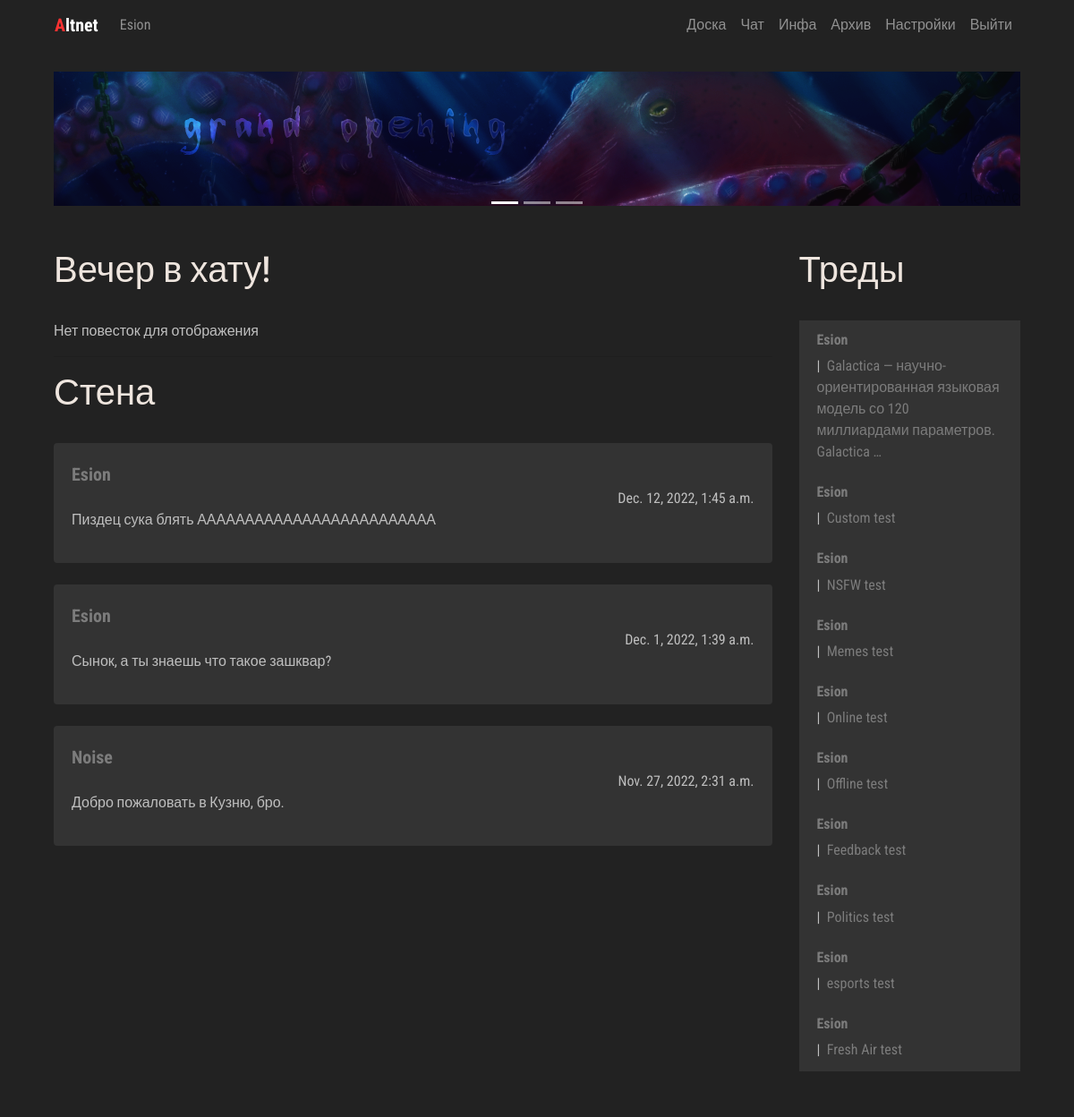
The page /manager/me/ (signed in) on the database its author committed.
### manager/models.py (models this page shows, shortened)
class UserPublicPost(models.Model):
    post_author = models.CharField('Message Author', max_length=150, null=False, blank=False)
    post_text = models.CharField('Post text', max_length=250)
    post_date = models.DateTimeField('Post date', auto_now=True)
    language_code = models.IntegerField(null=True, blank=True, default=0)

### board/models.py (models this page shows, shortened)
class Thread(models.Model):
    def was_published_recently(self):
        now = timezone.now()
        return now - datetime.timedelta(days=1) <= self.pub_date <= now
    thread_title = models.CharField('Thread title', max_length=100)
    thread_text = models.TextField('Thread text', max_length=10000)
    pub_date = models.DateTimeField('Date published', auto_now=True)
    CATEGORY_CHOICES = [('Random', 'Random'), ('Broadcast', 'Broadcast'), ('Animation', 'Animation'),
                        ('Artwork', 'Artwork'), ('Cinematics', 'Cinematics'), ('Videogames', 'Videogames'),
                        ('Writing', 'Writing'), ('Fresh Air', 'Fresh Air'), ('Esports', 'Esports'),
                        ('Politics', 'Politics'), ('Feedback', 'Feedback'), ('HiTech', 'HiTech'),
                        ('Offline', 'Offline'), ('Online', 'Online'), ('Memes', 'Memes'),
                        ('NSFW', 'NSFW'), ('Custom', 'Custom')]
    category = models.CharField(max_length=100, choices=CATEGORY_CHOICES)
    thread_author = models.CharField('Thread Author', max_length=150, blank=False, null=False)
    was_published_recently.admin_order_field = 'pub_date'
    was_published_recently.boolean = True
    was_published_recently.short_description = 'Published recently?'
    thread_pic = models.ImageField(upload_to=user_thread_directory_path, blank=True, null=True)
    language_code = models.IntegerField(blank=True, null=True, default=0)
    visible = models.BooleanField(blank=False, null=False, default=True)

### manager/views.py (the view)
# urls.py: path('me/', views.meview, name='me'),
def meview(request):
    if request.user.is_authenticated:
        loc_option = Hikka.objects.get(user=request.user.id).language_code
    else:
        loc_option = 0
    latest_threads = Thread.objects.filter(language_code=loc_option).order_by('-pub_date')[:10]
    latest_posts = UserPublicPost.objects.filter(language_code=loc_option).order_by('-post_date')[:10]
    admin_posts = AdminPublicPost.objects.filter(language_code=loc_option).order_by('-post_date')[:10]
    context = {
        'loc': loc_resolver('home'),
        'lang': loc_option,
        'threads': latest_threads,
        'posts': latest_posts,
        'admins': admin_posts
    }
    print(loc_resolver('home'))
    return render(request, 'me.html', context)

### board/templatetags/loc_extra.py (called while the page is built)
@register.filter
def return_item(l, i):
    try:
        return l[i]
    except:
        return None

@register.filter
def random_message(l, i):
    try:
        return Me.greet(i)
    except:
        return None

### scripts/loc/Me.py (called while the page is built)
def greet(language_code):
    if language_code == 0:
        return WELCOME_RANDOM_EN[randint(0, 3)]
    elif language_code == 1:
        return WELCOME_RANDOM_RU[randint(0, 3)]

### scripts/localisation.py (called while the page is built, shortened)
def loc_resolver(specific):
    load = {}
    if specific == 'home':
        load['me'] = loc.Me
        load['UI'] = loc.UI
        load['errors'] = loc.Errors
        load['headers'] = loc.Headers
    elif specific == 'account':
        load['profile'] = loc.Profile
        load['errors'] = loc.Errors
        load['headers'] = loc.Headers
        load['UI'] = loc.UI
    elif specific == 'info':
        load['UI'] = loc.UI
        load['info'] = loc.Info
    return load

### manager/templates/me.html (shortened to what this page needs)
{% extends 'hat.html' %}
{% block content %}
{% load loc_extra %}
            <div class="row col-">
               <div class=" col-lg-9 col- content">
                  <br>
                  <div class="trds">
                     <main class="contentd" role="main">
                        <header>
                           <h1 data-text="{{ loc.me.greet|random_message:lang }}">{{ loc.me.greet|random_message:lang }}
                           </h1>
                        </header>
                     </main>
                  </div>
                  <br>
                  {% if admins %}
                  {% for admin in admins %}
                  <div class="card">
                     <div class="card-body">
                        <h4 class="card-title">
                           <p class="article"> {{ admin.post_title }} </p>
                        </h4>
                        {{ admin.post_text|linebreaks }}
                        <div class="d-flex flex-row-reverse">{{ admin.post_date }}</div>
                     </div>
                  </div>
                  <br />
                  {% endfor %}
                  {% else %}
                  {{ loc.errors.NO_AGENDA_POSTS|return_item:lang }}
                  {% endif %}
                  <br>
                  <hr>
                  <div class="trds">
                     <main class="contentd" role="main">
                        <header>
                           <h1 data-text="{{ loc.headers.PUBLIC_MESSAGES|return_item:lang }}">{{ loc.headers.PUBLIC_MESSAGES|return_item:lang }}
                           </h1>
                        </header>
                     </main>
                  </div>
                  <br>
                  {% if posts %}
                  {% for post in posts %}
                  <div class="card">
                     <div class="card-body">
                              <a class="article" href="{% url 'Board:guest' post.post_author%}"> {{ post.post_author }}</a>
                        <div class="d-flex flex-row-reverse">{{ post.post_date }}</div>
                        {{ post.post_text|linebreaks }}
                     </div>
                  </div>
                  <br />
                  {% endfor %}
                  {% else %}
                  {{ loc.errors.NO_PUBLIC_MESSAGES|return_item:lang }}
                  {% endif %}
               </div>
               <div class=" col-lg-3 col- left-sidebar">
                  <br>
                  <div class="trds">
                     <main class="contentd" role="main">
                        <header>
                           <h1 data-text="{{ loc.headers.THREADS|return_item:lang }}">{{ loc.headers.THREADS|return_item:lang }}
                           </h1>
                        </header>
                     </main>
                  </div>
                  <br>
                  {% if threads %}
                  <ul class="list-group">
                     {% for thread in threads %}
                     <li class="list-group-item">
                        <h6> <a class="userlk" href="{% url 'Board:guest' thread.thread_author %}">
                        {{ thread.thread_author }}</a> </h6>
                        |&nbsp;<a href="{% url 'Board:thread' thread.id %}"> {{ thread.thread_text|truncatewords:10 }}  </a>
                     </li>
                     {% endfor %}
                  </ul>
                  {% else %}
                  {{ loc.errors.NO_THREADS|return_item:lang }}
                  {% endif %}
                  <br>
               </div>
            </div>
{% endblock %}

### board/templates/hat.html (shortened to what this page needs)
<!DOCTYPE html>
{% load loc_extra %}
<html lang="en"><head>
	<link rel="stylesheet" href="https://stackpath.bootstrapcdn.com/bootstrap/4.3.1/css/bootstrap.min.css">
     {% load static %}
    <link rel="stylesheet" href=" {% static 'css/master.css' %} " type="text/css">
  </head>
  <body>
<div class="container">
   <nav class="navbar navbar-expand-lg navbar-dark" style="background-color: #222222;">
  <div class="collapse navbar-collapse" id="navbarTogglerDemo01">
    <a class="navbar-brand" href="{% url 'Manager:me' %}"><b><span style="color: #fc3232">A</span>ltnet</b></a>
    <ul class="navbar-nav mr-auto mt-2 mt-lg-0">
    {% if user.is_authenticated %}
         <li class="nav-item">
           <a class="nav-link" href="{% url 'Board:user' %}">{{ user.username }}</a>
      </li>
        {% else %}
        <li class="nav-item">
        <a class="nav-link" href="{% url 'Manager:login' %}">{{ loc.UI.LOG_IN|return_item:lang }}</a>
      </li>
        {% endif %}
    </ul>
     <ul class="navbar-nav  mt-2 mt-lg-0">
      <li class="nav-item">
        <a class="nav-link" href="{% url 'Board:board' %}">{{ loc.UI.BOARD|return_item:lang }}</a>
      </li>
      <li class="nav-item">
        <a class="nav-link" href="{% url 'Chat:chat' %}">{{ loc.UI.CHAT|return_item:lang }}</a>
      </li>
      <li class="nav-item">
        <a class="nav-link" href="{% url 'Paper:info' %}">{{ loc.UI.INFO|return_item:lang }}</a>
      </li>
      <li class="nav-item">
        <a class="nav-link" href="{% url 'Archive:index' %}">{{ loc.UI.ARCHIVE|return_item:lang }}</a>
      </li>
      <li class="nav-item">
        <a class="nav-link" href="#">{{ loc.UI.SETTINGS|return_item:lang }}</a>
      </li>
      <li class="nav-item">
        <a class="nav-link" href="{% url 'Manager:logout' %}">{{ loc.UI.LOG_OUT|return_item:lang }}</a>
      </li>
    </ul>
  </div>
</nav>
<div class="col-lg-12 head-block"><br>
<div id="carouselExampleControls" class="carousel slide" data-ride="carousel">
     <ol class="carousel-indicators">
    <li data-target="#carouselExampleControls" data-slide-to="0" class="active"></li>
    <li data-target="#carouselExampleControls" data-slide-to="1"></li>
    <li data-target="#carouselExampleControls" data-slide-to="2"></li>
  </ol>
  <div class="carousel-inner">
    <div class="carousel-item active">
      <img class="d-block w-100" src="{% static 'imgs/go.png' %}" alt="Second slide" height="150px">
    </div>
  </div>
<br>
</div>
{% block content %} {% endblock %}
<br>
    </div>
</div>
</body>
</html>

### static/css/master.css (style rules this page uses)
.head-block,.top-menu,.top-material,.left-sidebar,.content { background:#222222; margin-bottom:5px; }
.head-block { height:40px; }
.content { border: none; }
.head-block { height:150px; background:right center no-repeat; }
.card { background: #333333; border: none; }
.list-group, .list-group-item { background: #333333; border: none; }
.userlk { font-weight: bold; }
.article { font-weight: bold; font-size: 20px; }
body { font-family: 'Roboto Condensed', sans-serif; font-size: initial; }
a { color: #7c7c7c; font-size: initial; }
body { background: #222; color: #bfbfbf; }
.contentd header h1 { position:relative;color:#eee5de }
.contentd header h1:after, .contentd header h1:before { position:absolute;top:0;overflow:hidden;clip:rect(0,100vw,0,0);content:attr(data-text);background: #a9a9a9 }
.contentd header h1:before { left:-1vmin;animation:noise 7s infinite steps(3,end) alternate-reverse;color:#71fcff;text-shadow:.4vmin 0 #00f,-.2vmin 1vmin red }
.contentd header h1:after { left:1vmin;animation:noise-alt 5s infinite steps(3,end) alternate-reverse;color:#ff9eed;text-shadow:-2vmin 0 #ff0,.1vmin -1vmin #00f }
.trds { background: #none; }

### rows shown on the page
UserPublicPost: post_author "Esion", post_date "Dec. 12, 2022, 1:45 a.m.", post_text "Пиздец сука блять ААААААААААААААААААААААААА"
UserPublicPost: post_author "Esion", post_date "Dec. 1, 2022, 1:39 a.m.", post_text "Сынок, а ты знаешь что такое зашквар?"
UserPublicPost: post_author "Noise", post_date "Nov. 27, 2022, 2:31 a.m.", post_text "Добро пожаловать в Кузню, бро."
Thread: thread_author "Esion", thread_text "Galactica — научно-ориентированная языковая модель со 120 миллиардами параметров. Galactica …"
Thread: thread_author "Esion", thread_text "Custom test"
Thread: thread_author "Esion", thread_text "NSFW test"
Thread: thread_author "Esion", thread_text "Memes test"
Thread: thread_author "Esion", thread_text "Online test"
Thread: thread_author "Esion", thread_text "Offline test"
Thread: thread_author "Esion", thread_text "Feedback test"
Thread: thread_author "Esion", thread_text "Politics test"
Thread: thread_author "Esion", thread_text "esports test"
Thread: thread_author "Esion", thread_text "Fresh Air test"

### other values the page prints
{{ user.username }} "Esion"
{{ loc.UI.BOARD|return_item:lang }} "Доска"
{{ loc.UI.CHAT|return_item:lang }} "Чат"
{{ loc.UI.INFO|return_item:lang }} "Инфа"
{{ loc.UI.ARCHIVE|return_item:lang }} "Архив"
{{ loc.UI.SETTINGS|return_item:lang }} "Настройки"
{{ loc.UI.LOG_OUT|return_item:lang }} "Выйти"
{{ loc.me.greet|random_message:lang }} "Вечер в хату!"
{{ loc.errors.NO_AGENDA_POSTS|return_item:lang }} "Нет повесток для отображения"
{{ loc.headers.PUBLIC_MESSAGES|return_item:lang }} "Стена"
{{ loc.headers.THREADS|return_item:lang }} "Треды"
